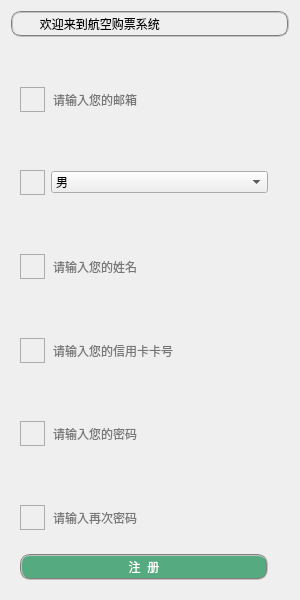
<?xml version="1.0" encoding="UTF-8"?>
<ui version="4.0">
 <class>register_qt</class>
 <widget class="QWidget" name="register_qt">
  <property name="geometry">
   <rect>
    <x>0</x>
    <y>0</y>
    <width>300</width>
    <height>600</height>
   </rect>
  </property>
  <property name="minimumSize">
   <size>
    <width>300</width>
    <height>600</height>
   </size>
  </property>
  <property name="maximumSize">
   <size>
    <width>300</width>
    <height>600</height>
   </size>
  </property>
  <property name="windowTitle">
   <string>Form</string>
  </property>
  <layout class="QGridLayout" name="gridLayout_2">
   <item row="2" column="0" colspan="3">
    <widget class="QWidget" name="widget_5" native="true">
     <layout class="QHBoxLayout" name="horizontalLayout_5">
      <item>
       <widget class="QLabel" name="label_4">
        <property name="minimumSize">
         <size>
          <width>25</width>
          <height>25</height>
         </size>
        </property>
        <property name="maximumSize">
         <size>
          <width>25</width>
          <height>25</height>
         </size>
        </property>
        <property name="styleSheet">
         <string notr="true">border:1px groove rgb(172,172,172);
background-color:transparent;</string>
        </property>
        <property name="text">
         <string/>
        </property>
        <property name="pixmap">
         <pixmap resource="res/res.qrc">:/num.png</pixmap>
        </property>
        <property name="scaledContents">
         <bool>true</bool>
        </property>
       </widget>
      </item>
      <item>
       <widget class="QLineEdit" name="re_num">
        <property name="styleSheet">
         <string notr="true">background-color:transparent;
border-style:outset;</string>
        </property>
        <property name="text">
         <string/>
        </property>
        <property name="placeholderText">
         <string>请输入您的邮箱</string>
        </property>
       </widget>
      </item>
     </layout>
    </widget>
   </item>
   <item row="11" column="0">
    <widget class="QWidget" name="widget_3" native="true">
     <layout class="QHBoxLayout" name="horizontalLayout_3">
      <item>
       <widget class="QLabel" name="label_7">
        <property name="minimumSize">
         <size>
          <width>25</width>
          <height>25</height>
         </size>
        </property>
        <property name="maximumSize">
         <size>
          <width>25</width>
          <height>25</height>
         </size>
        </property>
        <property name="styleSheet">
         <string notr="true">border:1px groove rgb(172,172,172);
background-color:transparent;</string>
        </property>
        <property name="text">
         <string/>
        </property>
        <property name="pixmap">
         <pixmap resource="res/res.qrc">:/password.png</pixmap>
        </property>
        <property name="scaledContents">
         <bool>true</bool>
        </property>
       </widget>
      </item>
      <item>
       <widget class="QLineEdit" name="re_password1">
        <property name="styleSheet">
         <string notr="true">background-color:transparent;
border-style:outset;</string>
        </property>
        <property name="text">
         <string/>
        </property>
        <property name="echoMode">
         <enum>QLineEdit::Password</enum>
        </property>
        <property name="placeholderText">
         <string>请输入您的密码</string>
        </property>
       </widget>
      </item>
     </layout>
    </widget>
   </item>
   <item row="16" column="0">
    <widget class="QWidget" name="widget_7" native="true">
     <layout class="QHBoxLayout" name="horizontalLayout_7">
      <item>
       <widget class="QPushButton" name="btn_register">
        <property name="styleSheet">
         <string notr="true">font:75 10pt&quot;黑体&quot;;
color:white;
background-color:rgb(85,170,127);
border-radius:3px;
border:2px groove gray;border-radius:10px;padding:2px 4px;</string>
        </property>
        <property name="text">
         <string>注  册</string>
        </property>
       </widget>
      </item>
     </layout>
    </widget>
   </item>
   <item row="8" column="0">
    <widget class="QWidget" name="widget_2" native="true">
     <layout class="QGridLayout" name="gridLayout">
      <item row="0" column="1">
       <widget class="QLineEdit" name="re_idt">
        <property name="styleSheet">
         <string notr="true">background-color:transparent;
border-style:outset;</string>
        </property>
        <property name="text">
         <string/>
        </property>
        <property name="placeholderText">
         <string>请输入您的信用卡卡号</string>
        </property>
       </widget>
      </item>
      <item row="0" column="0">
       <widget class="QLabel" name="label_5">
        <property name="minimumSize">
         <size>
          <width>25</width>
          <height>25</height>
         </size>
        </property>
        <property name="maximumSize">
         <size>
          <width>25</width>
          <height>25</height>
         </size>
        </property>
        <property name="styleSheet">
         <string notr="true">border:1px groove rgb(172,172,172);
background-color:transparent;</string>
        </property>
        <property name="text">
         <string/>
        </property>
        <property name="pixmap">
         <pixmap resource="res/res.qrc">:/name.png</pixmap>
        </property>
        <property name="scaledContents">
         <bool>true</bool>
        </property>
       </widget>
      </item>
     </layout>
    </widget>
   </item>
   <item row="0" column="0" colspan="3">
    <widget class="QLabel" name="label">
     <property name="styleSheet">
      <string notr="true">font:75 10pt&quot;黑体&quot;;
border:2px groove gray;border-radius:10px;padding:2px 4px;
</string>
     </property>
     <property name="text">
      <string>      欢迎来到航空购票系统</string>
     </property>
    </widget>
   </item>
   <item row="13" column="0" colspan="3">
    <widget class="QWidget" name="widget_4" native="true">
     <layout class="QHBoxLayout" name="horizontalLayout_4">
      <item>
       <widget class="QLabel" name="label_6">
        <property name="minimumSize">
         <size>
          <width>25</width>
          <height>25</height>
         </size>
        </property>
        <property name="maximumSize">
         <size>
          <width>25</width>
          <height>25</height>
         </size>
        </property>
        <property name="styleSheet">
         <string notr="true">border:1px groove rgb(172,172,172);
background-color:transparent;</string>
        </property>
        <property name="text">
         <string/>
        </property>
        <property name="pixmap">
         <pixmap resource="res/res.qrc">:/password.png</pixmap>
        </property>
        <property name="scaledContents">
         <bool>true</bool>
        </property>
       </widget>
      </item>
      <item>
       <widget class="QLineEdit" name="re_password2">
        <property name="styleSheet">
         <string notr="true">background-color:transparent;
border-style:outset;</string>
        </property>
        <property name="text">
         <string/>
        </property>
        <property name="echoMode">
         <enum>QLineEdit::Password</enum>
        </property>
        <property name="placeholderText">
         <string>请输入再次密码</string>
        </property>
       </widget>
      </item>
     </layout>
    </widget>
   </item>
   <item row="4" column="0">
    <widget class="QWidget" name="widget_6" native="true">
     <layout class="QHBoxLayout" name="horizontalLayout_6">
      <item>
       <widget class="QLabel" name="label_3">
        <property name="minimumSize">
         <size>
          <width>25</width>
          <height>25</height>
         </size>
        </property>
        <property name="maximumSize">
         <size>
          <width>25</width>
          <height>25</height>
         </size>
        </property>
        <property name="styleSheet">
         <string notr="true">border:1px groove rgb(172,172,172);
background-color:transparent;</string>
        </property>
        <property name="text">
         <string/>
        </property>
        <property name="pixmap">
         <pixmap resource="res/res.qrc">:/sex.png</pixmap>
        </property>
        <property name="scaledContents">
         <bool>true</bool>
        </property>
       </widget>
      </item>
      <item>
       <widget class="QComboBox" name="re_sex">
        <property name="currentText">
         <string>男</string>
        </property>
        <item>
         <property name="text">
          <string>男</string>
         </property>
        </item>
        <item>
         <property name="text">
          <string>女</string>
         </property>
        </item>
       </widget>
      </item>
     </layout>
    </widget>
   </item>
   <item row="10" column="0">
    <spacer name="verticalSpacer_6">
     <property name="orientation">
      <enum>Qt::Vertical</enum>
     </property>
     <property name="sizeHint" stdset="0">
      <size>
       <width>20</width>
       <height>40</height>
      </size>
     </property>
    </spacer>
   </item>
   <item row="7" column="0">
    <spacer name="verticalSpacer_4">
     <property name="orientation">
      <enum>Qt::Vertical</enum>
     </property>
     <property name="sizeHint" stdset="0">
      <size>
       <width>20</width>
       <height>40</height>
      </size>
     </property>
    </spacer>
   </item>
   <item row="3" column="0">
    <spacer name="verticalSpacer_2">
     <property name="orientation">
      <enum>Qt::Vertical</enum>
     </property>
     <property name="sizeHint" stdset="0">
      <size>
       <width>20</width>
       <height>40</height>
      </size>
     </property>
    </spacer>
   </item>
   <item row="5" column="0">
    <spacer name="verticalSpacer_3">
     <property name="orientation">
      <enum>Qt::Vertical</enum>
     </property>
     <property name="sizeHint" stdset="0">
      <size>
       <width>20</width>
       <height>40</height>
      </size>
     </property>
    </spacer>
   </item>
   <item row="6" column="0" colspan="3">
    <widget class="QWidget" name="widget" native="true">
     <layout class="QHBoxLayout" name="horizontalLayout">
      <item>
       <widget class="QLabel" name="label_2">
        <property name="minimumSize">
         <size>
          <width>25</width>
          <height>25</height>
         </size>
        </property>
        <property name="maximumSize">
         <size>
          <width>25</width>
          <height>25</height>
         </size>
        </property>
        <property name="styleSheet">
         <string notr="true">border:1px groove rgb(172,172,172);
background-color:transparent;</string>
        </property>
        <property name="text">
         <string/>
        </property>
        <property name="pixmap">
         <pixmap resource="res/res.qrc">:/name.png</pixmap>
        </property>
        <property name="scaledContents">
         <bool>true</bool>
        </property>
       </widget>
      </item>
      <item>
       <widget class="QLineEdit" name="re_name">
        <property name="styleSheet">
         <string notr="true">background-color:transparent;
border-style:outset;</string>
        </property>
        <property name="text">
         <string/>
        </property>
        <property name="placeholderText">
         <string>请输入您的姓名</string>
        </property>
       </widget>
      </item>
     </layout>
    </widget>
   </item>
   <item row="1" column="0">
    <spacer name="verticalSpacer_7">
     <property name="orientation">
      <enum>Qt::Vertical</enum>
     </property>
     <property name="sizeHint" stdset="0">
      <size>
       <width>20</width>
       <height>40</height>
      </size>
     </property>
    </spacer>
   </item>
   <item row="12" column="0">
    <spacer name="verticalSpacer">
     <property name="orientation">
      <enum>Qt::Vertical</enum>
     </property>
     <property name="sizeHint" stdset="0">
      <size>
       <width>20</width>
       <height>40</height>
      </size>
     </property>
    </spacer>
   </item>
  </layout>
 </widget>
 <resources>
  <include location="res/res.qrc"/>
 </resources>
 <connections/>
</ui>
